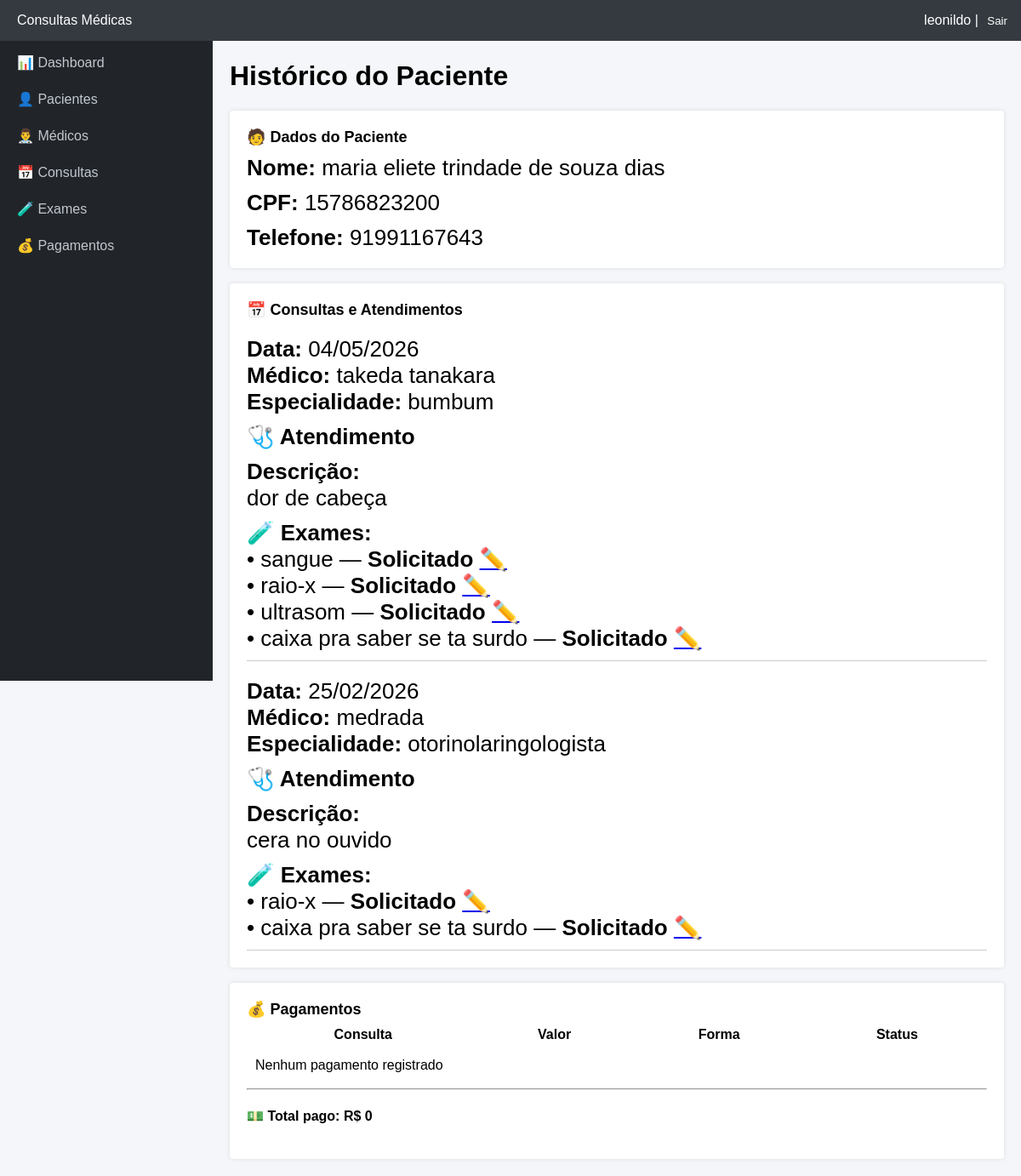
/4/historico/ (signed in), run on the app's committed database.
### consultas/models.py (models this page shows, shortened)
class Paciente(models.Model):
    nome = models.CharField(max_length=100)
    cpf = models.CharField(max_length=11, unique=True)
    telefone = models.CharField(max_length=15)

class Consulta(models.Model):
    data = models.DateField()
    medico = models.ForeignKey(
        Medico,
        on_delete=models.CASCADE,
        related_name='consultas'
    )
    paciente = models.ForeignKey(
        Paciente,
        on_delete=models.CASCADE,
        related_name='consultas'
    )

class Medico(models.Model):
    nome = models.CharField(max_length=100)
    crm = models.CharField(max_length=20, unique=True)
    telefone = models.CharField(max_length=15)
    especialidade = models.CharField(max_length=100)
    DIAS_SEMANA = [
        ('segunda', 'Segunda'),
        ('terca', 'Terça'),
        ('quarta', 'Quarta'),
        ('quinta', 'Quinta'),
        ('sexta', 'Sexta'),
        ('sabado', 'Sábado'),
    ]
    dias_atendimento = models.JSONField(default=list, blank=True)

class Atendimento(models.Model):
    consulta = models.OneToOneField(
        Consulta,
        on_delete=models.CASCADE,
        related_name='atendimento'
    )
    descricao = models.TextField()
    exames = models.ManyToManyField(
        Exame,
        through='AtendimentoExame',
        blank=True
    )
    data_atendimento = models.DateTimeField(auto_now_add=True)

class AtendimentoExame(models.Model):
    STATUS_CHOICES = [
        ('solicitado', 'Solicitado'),
        ('realizado', 'Realizado'),
        ('entregue', 'Entregue'),
    ]
    atendimento = models.ForeignKey(
        'Atendimento',
        on_delete=models.CASCADE,
        related_name='exames_solicitados'
    )
    exame = models.ForeignKey(
        'Exame',
        on_delete=models.CASCADE
    )
    status = models.CharField(
        max_length=20,
        choices=STATUS_CHOICES,
        default='solicitado'
    )

class Exame(models.Model):
    nome = models.CharField(max_length=100)
    valor = models.DecimalField(max_digits=8, decimal_places=2)

### consultas/views.py (the view)
# urls.py: path('<int:id>/historico/', views.paciente_historico, name='paciente_historico'),
@login_required
def paciente_historico(request, id):
    paciente = get_object_or_404(Paciente, id=id)
    consultas = Consulta.objects.filter(paciente=paciente).select_related('medico').prefetch_related('atendimento__exames').order_by('-data')
    pagamentos = Pagamento.objects.filter(consulta__paciente=paciente).select_related('consulta')
    total_gasto = pagamentos.filter(pago=True).aggregate(total=models.Sum('valor'))['total'] or 0
    return render(request, 'pacientes/historico.html', {
        'paciente': paciente,
        'consultas': consultas,
        'pagamentos': pagamentos,
        'total_gasto': total_gasto
    })

### templates/pacientes/historico.html (shortened to what this page needs)
{% extends 'base.html' %}
{% block content %}
<h1>Histórico do Paciente</h1>
<div class="card">
    <h3>🧑 Dados do Paciente</h3>
    <p><strong>Nome:</strong> {{ paciente.nome }}</p>
    <p><strong>CPF:</strong> {{ paciente.cpf }}</p>
    <p><strong>Telefone:</strong> {{ paciente.telefone }}</p>
</div>
<br>
<div class="card">
    <h3>📅 Consultas e Atendimentos</h3>
    {% for consulta in consultas %}
        <div style="border-bottom: 1px solid #ccc; padding: 10px 0;">
            <p>
                <strong>Data:</strong> {{ consulta.data|date:"d/m/Y" }} <br>
                <strong>Médico:</strong> {{ consulta.medico.nome }} <br>
                <strong>Especialidade:</strong> {{ consulta.medico.especialidade }}
            </p>
            {% if consulta.atendimento %}
                <p><strong>🩺 Atendimento</strong></p>
                <p>
                    <strong>Descrição:</strong><br>
                    {{ consulta.atendimento.descricao }}
                </p>
                <p>
                    <strong>🧪 Exames:</strong><br>
                    {% for exame in consulta.atendimento.exames_solicitados.all %}
                    • {{ exame.exame.nome }}
                    — <strong>{{ exame.get_status_display }}</strong>
                    <a href="{% url 'atendimento_exame_status' exame.id %}">✏️</a>
                    <br>
    {% empty %}
        Nenhum exame solicitado
    {% endfor %}
</p>
            {% else %}
                <p style="color: #999;">
                    Atendimento ainda não realizado
                </p>
            {% endif %}
        </div>
    {% empty %}
        <p>Nenhuma consulta encontrada.</p>
    {% endfor %}
</div>
<br>
<div class="card">
    <h3>💰 Pagamentos</h3>
    <table width="100%" cellpadding="8">
        <tr>
            <th>Consulta</th>
            <th>Valor</th>
            <th>Forma</th>
            <th>Status</th>
        </tr>
        {% for pagamento in pagamentos %}
        <tr>
            <td>{{ pagamento.consulta.data|date:"d/m/Y" }}</td>
            <td>R$ {{ pagamento.valor }}</td>
            <td>{{ pagamento.get_forma_pagamento_display }}</td>
            <td>
                {% if pagamento.pago %}
                    ✅ Pago
                {% else %}
                    ❌ Pendente
                {% endif %}
            </td>
        </tr>
        {% empty %}
        <tr>
            <td colspan="4">Nenhum pagamento registrado</td>
        </tr>
        {% endfor %}
    </table>
    <hr>
    <h4>💵 Total pago: <strong>R$ {{ total_gasto }}</strong></h4>
</div>
{% endblock %}

### templates/base.html (shortened to what this page needs)
<!DOCTYPE html>
<html lang="pt-br">
<head>
</head>
<body>
<div class="navbar">
    <div>Consultas Médicas</div>
    <div>
        {{ user.username }} |
        <form method="post" action="{% url 'logout' %}" style="display:inline;">
         <button type="submit" style="background:none; border:none; color:white; cursor:pointer;">
            Sair
         </button>
</form>
    </div>
</div>
<div class="layout">
    <div class="sidebar">
        <h3>Menu</h3>
        <a href="{% url 'dashboard' %}">📊 Dashboard</a>
        <a href="{% url 'pacientes_lista' %}">👤 Pacientes</a>
        <a href="{% url 'medicos_lista' %}">👨‍⚕️ Médicos</a>
        <a href="{% url 'consultas_agenda' %}">📅 Consultas</a>
        <a href="{% url 'exames_lista' %}">🧪 Exames</a>
        <a href="{% url 'pagamentos_lista' %}">💰 Pagamentos</a>
    </div>
    <div class="content">
        {% block content %}{% endblock %}
    </div>
</div>
</body>
</html>

### templates/base.html (style rules this page uses)
body { margin: 0; font-family: Arial, sans-serif; background-color: #f4f6f9; }
.navbar { background-color: #343a40; color: white; padding: 15px 20px; display: flex; justify-content: space-between; position: fixed; width: 97.5%; top: 0; z-index: 100; }
.layout { margin-top: 30px; }
.sidebar { width: 250px; background-color: #212529; height: 100vh; position: fixed; top: 0; left: 0; color: #c2c7d0; overflow-y: auto; }
.sidebar h3 { padding: 15px; margin: 0; color: white; }
.sidebar a { display: block; padding: 12px 20px; color: #c2c7d0; text-decoration: none; }
.content { margin-left: 250px; padding: 20px; }
.card { background: white; padding: 20px; border-radius: 4px; box-shadow: 0 0 5px rgba(0,0,0,.1); }
.card h3 { margin: 0; font-size: 18px; }
.card p { font-size: 26px; margin: 10px 0 0; }

### data on the page
Paciente: nome "maria eliete trindade de souza dias", cpf "15786823200", telefone "91991167643"
Consulta: data "04/05/2026", medico.nome "takeda tanakara", medico.especialidade "bumbum", atendimento.descricao "dor de cabeça"
AtendimentoExame: exame.nome "sangue", status "Solicitado"
AtendimentoExame: exame.nome "raio-x", status "Solicitado"
AtendimentoExame: exame.nome "ultrasom", status "Solicitado"
AtendimentoExame: exame.nome "caixa pra saber se ta surdo", status "Solicitado"
Consulta: data "25/02/2026", medico.nome "medrada", medico.especialidade "otorinolaringologista", atendimento.descricao "cera no ouvido"
AtendimentoExame: exame.nome "raio-x", status "Solicitado"
AtendimentoExame: exame.nome "caixa pra saber se ta surdo", status "Solicitado"

### other printed values
{{ user.username }} "leonildo"
{{ total_gasto }} "0"
